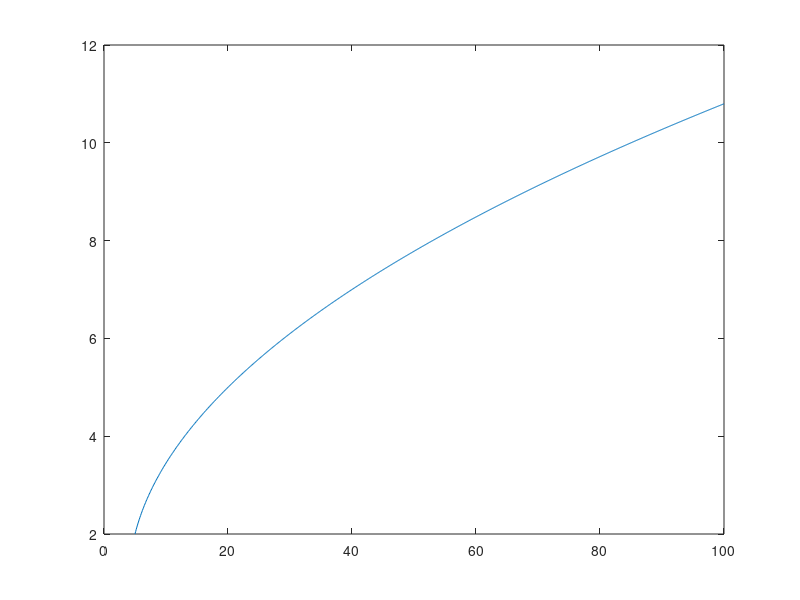

This figure's MATLAB source:
% Octave Script
% Title         :Grafica 1
% Author        :Kevin Yoan Calderón García
% Description   :Script para graficar una funcion
% Date          :28/10/2021
% Version       :1
% Usage         :octave
%               :
%               :Requiere intalado octave

clear 
%Dominio de la funcion 
x = 5:0.1:100
%Rango de la funcion 
fx = (1)+((x-4).^(1/2)) 
%Funcion a plotear
plot(x, fx) 
